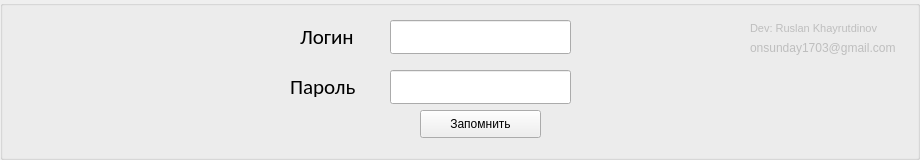
     <widget class="QGroupBox" name="groupBox_5">
      <property name="sizePolicy">
       <sizepolicy hsizetype="Preferred" vsizetype="MinimumExpanding">
        <horstretch>0</horstretch>
        <verstretch>0</verstretch>
       </sizepolicy>
      </property>
      <property name="minimumSize">
       <size>
        <width>0</width>
        <height>160</height>
       </size>
      </property>
      <property name="title">
       <string/>
      </property>
      <widget class="QLabel" name="label">
       <property name="geometry">
        <rect>
         <x>300</x>
         <y>20</y>
         <width>71</width>
         <height>33</height>
        </rect>
       </property>
       <property name="font">
        <font>
         <family>Calibri</family>
         <pointsize>16</pointsize>
        </font>
       </property>
       <property name="text">
        <string>Логин</string>
       </property>
      </widget>
      <widget class="QLineEdit" name="login">
       <property name="geometry">
        <rect>
         <x>390</x>
         <y>20</y>
         <width>181</width>
         <height>34</height>
        </rect>
       </property>
       <property name="font">
        <font>
         <pointsize>14</pointsize>
        </font>
       </property>
       <property name="text">
        <string/>
       </property>
       <property name="placeholderText">
        <string/>
       </property>
      </widget>
      <widget class="QLabel" name="label_2">
       <property name="geometry">
        <rect>
         <x>290</x>
         <y>70</y>
         <width>91</width>
         <height>33</height>
        </rect>
       </property>
       <property name="font">
        <font>
         <family>Calibri</family>
         <pointsize>16</pointsize>
        </font>
       </property>
       <property name="text">
        <string>Пароль</string>
       </property>
      </widget>
      <widget class="QLineEdit" name="password">
       <property name="geometry">
        <rect>
         <x>390</x>
         <y>70</y>
         <width>181</width>
         <height>34</height>
        </rect>
       </property>
       <property name="text">
        <string/>
       </property>
       <property name="frame">
        <bool>true</bool>
       </property>
       <property name="echoMode">
        <enum>QLineEdit::Password</enum>
       </property>
       <property name="placeholderText">
        <string/>
       </property>
      </widget>
      <widget class="QPushButton" name="saveCred">
       <property name="geometry">
        <rect>
         <x>420</x>
         <y>110</y>
         <width>121</width>
         <height>28</height>
        </rect>
       </property>
       <property name="text">
        <string>Запомнить</string>
       </property>
      </widget>
      <widget class="QLabel" name="label_10">
       <property name="enabled">
        <bool>false</bool>
       </property>
       <property name="geometry">
        <rect>
         <x>750</x>
         <y>20</y>
         <width>151</width>
         <height>16</height>
        </rect>
       </property>
       <property name="font">
        <font>
         <pointsize>8</pointsize>
        </font>
       </property>
       <property name="text">
        <string>Dev: Ruslan Khayrutdinov</string>
       </property>
      </widget>
      <widget class="QLabel" name="label_13">
       <property name="enabled">
        <bool>false</bool>
       </property>
       <property name="geometry">
        <rect>
         <x>750</x>
         <y>40</y>
         <width>161</width>
         <height>16</height>
        </rect>
       </property>
       <property name="text">
        <string>onsunday1703@gmail.com</string>
       </property>
      </widget>
     </widget>
